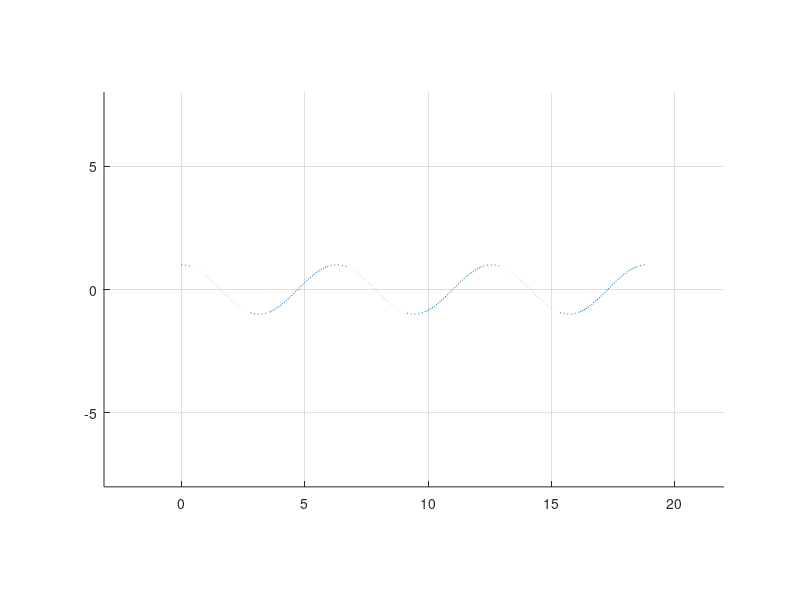

Recreate this plot in MATLAB. (Note: this script raises an error after producing the figure.)
% do not modify the function line below
function [v, square] = problem2

% coordinates of square under one variable
square = [2.5 1.5 -1.5 -1.5; 1.5 -1.5 -1.5 1.5];
% generate animation window
figure
xmin = -pi;
xmax = 7*pi;
ymin = -8;
ymax = 8;
axis equal
axis([xmin xmax ymin ymax])
grid on
hold on

%setting your trajectory
t = linspace(0, 6*pi, 500); % independent variable of your function
trajectory = cos(t); % represents y in y = cos(t)




plot(t,trajectory,':')
    for i = 1:length(t)
        rotationFactorX = [cosd(36/5*i), -sind(36/5*i)];
        rotationFactorY = [sind(36/5*i), cosd(36/5*i)];
        size(rotationFactorX)
        size(square(1,:))
        h = fill(rotationFactorX*square(1,:) + t(i), rotationFactorY*square(2,:) + trajectory(i),'r');
        % do not change below 2 lines, should follow your fill command
        v.x(i,:)=get(h,'xdata')';
        v.y(i,:)=get(h,'ydata')';
        
        % add anything below
        pause(0.005);
        delete(h);
    end
end